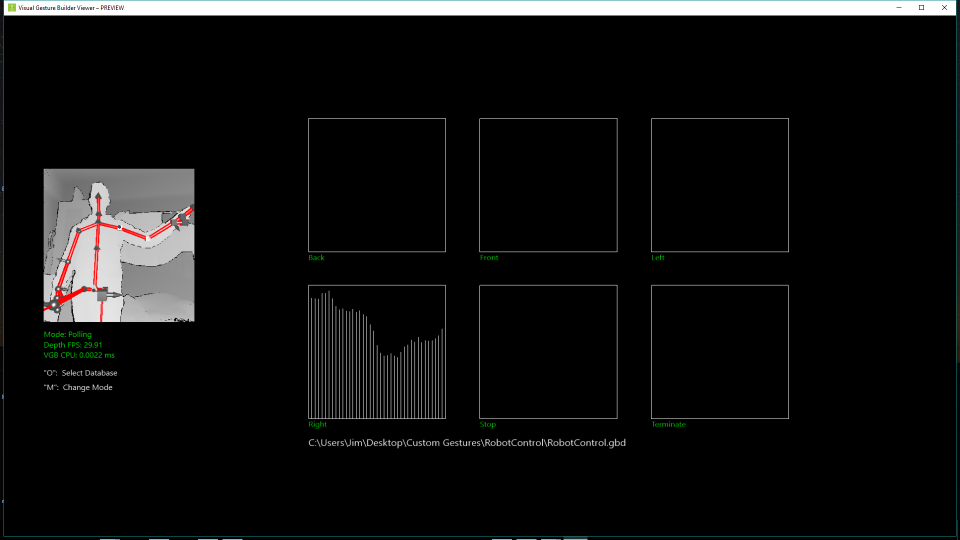
#> input picture Multimodal input movement/Gesture Input/Right.png, 1920 x 1080 px (shown at 1/2 size)
$ python -i pictureMap.py   (imports and definitions only)   (Python 2 division)   (older library calls are emulated)
#> lines starting #> are read from the running program, lines starting #| are printed output that depends on the picture; after the words box and inside, x2 and y2 are one past the last pixel; in counts of white or black regions, pixels touching at a corner belong together
#> further down, picture is the input picture: shape (1080, 1920, 3); mean B, G, R 16.6, 16.8, 16.7
### 2dplain-3d mapping/2d plain/distance.py
import math

def objectDistance(pixel_height, pixel_width):

    # In pixels
    img_height = 1200
    img_width = 1600

    # In cm
    cam_height = 21
    a = 48
    b = 52.3
    angle = math.radians(66.4)
    #print("angle: ", angle)

    # Convert pixel height to cm
    h = cam_height * pixel_height / (img_height / 2)
    #print("h: ",h)

    # Law of cosines
    c_sqr = b*b + h*h - 2*b*h*math.cos(angle)
    c = math.sqrt(c_sqr)
    #print("c: ", c)

    # Law of sines
    theta = math.asin(b*math.sin(angle)/c)
    if theta < math.pi:
        theta = math.pi - theta
    #print("theta: ", theta)

    # Find d'
    #print("theta': ", math.pi-theta)
    d_small = math.tan(math.pi-theta)*h
    #print("d_small: ", d_small)

    # Final distance from camera
    d = d_small + a
    #print("Distance from camera: ", d)

    ##############################################
    ############ Finding the angle ###############
    ##############################################

    theta = math.radians(30.25)

    # Find b
    b = math.tan(theta) * d
    #print("b: ", b)

    # Find x and direction (left or right of center)
    x = (pixel_width - img_width/2) * b / (img_width/2)
    if x < 0:
        phi = -1 * math.atan((-x)/d)
        direction = 0
    else:
        phi = math.atan(x/d)
        direction = 1

    # Find the final angle
    phi = math.degrees(phi)
    # [5 lines of commented-out code are left out]
    d = d/100
    #print(d, phi, pixel_height, pixel_width)
    return d, phi


### 2dplain-3d mapping/2d plain/pictureMap.py
import cv2
import numpy as np
from matplotlib import pyplot as plt
from distance import *

def mapping(im):
#def mapping(picture_name):

    #im = cv2.imread(picture_name + '.jpg')

    ###########################################
    ## Convert to grayscale and then to binary
    ###########################################
    imgray = cv2.cvtColor(im,cv2.COLOR_BGR2GRAY)
    cv2.imwrite('gray.jpg',imgray)
    ret,thresh = cv2.threshold(imgray,100,1,cv2.THRESH_TOZERO)
    #cv2.imwrite('thresh.jpg',thresh)
    im2, contours, hierarchy = cv2.findContours(thresh,cv2.RETR_TREE,cv2.CHAIN_APPROX_SIMPLE)
#> contours = 740 contours, 588 with area under 20; largest, box (x1, y1, x2, y2) and area: (5, 0, 1913, 1073) 2042182, (7, 30, 1913, 1073) 1985008, (87, 338, 389, 644) 86204, (959, 570, 1235, 838) 73424, (1302, 236, 1578, 504) 73424
    cv2.drawContours(im2, contours, -1, (255,255,0), 10)
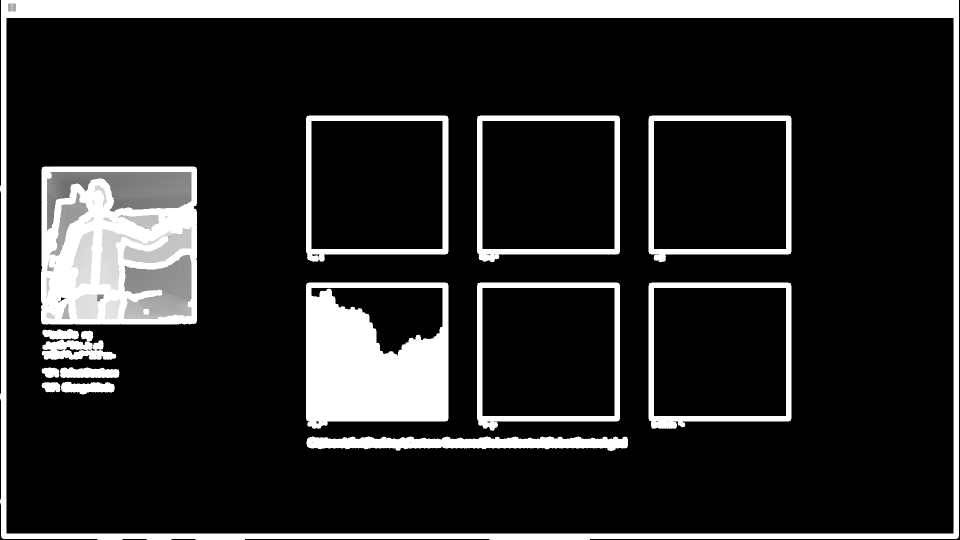
#> im2: shape (1080, 1920) (shown at 1/2 size); min 0, max 255, mean 42
    #cv2.imwrite(picture_name + '_lines.jpg',im2)
    #plt.imshow(im2,'gray')
    #plt.show()

    #########################################################
    ## Use only a portion of image for more accurate results
    #########################################################
    #crop_img = im2[1500:2390, 800:2400]
    height, width = im2.shape
#> height = 1080; width = 1920
    crop_img = im2[(height/2)+100:(height), (width/2-650):(width/2+650)]
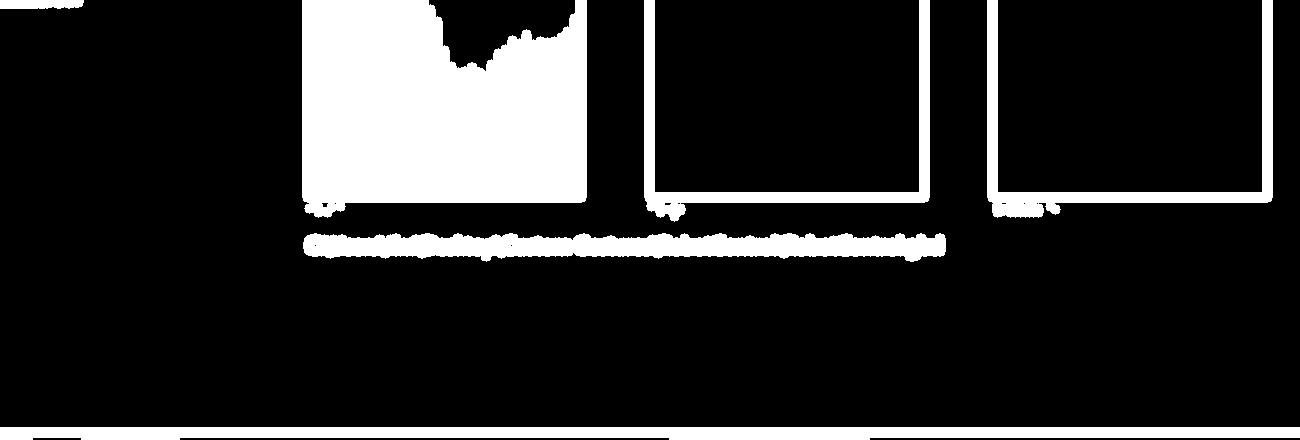
#> crop_img: shape (440, 1300); 17% white; 6 white regions, box (x1, y1, x2, y2) and area: (302, 0, 587, 218) 52082, (0, 427, 1300, 440) 14966, (303, 233, 946, 262) 13261, (987, 0, 1273, 218) 8183, (644, 0, 930, 222) 7832, (0, 0, 84, 9) 710
    cv2.imwrite('cropped.jpg',crop_img)
    #pixelpoints = cv2.findNonZero(crop_img)
    #print(pixelpoints)

    ####################################
    ## Create a list with the obstacles
    ####################################
    obstacles = [ ]
    crop_height, crop_width = crop_img.shape
#> crop_height = 440; crop_width = 1300
    print("Begin loop")
    for x in range(crop_width-1):
        for y in range(crop_height-10, 0, -1):
            if crop_img[y,x] == 255:
                #print("(%d, %d)", x, y)
                #obstacle[y,x] = crop_img[y,x]
                obstacles.append(objectDistance(crop_height-y, x))

                break
    print("End loop")

    #plt.imshow(crop_img,'gray')
    #plt.show()

    return obstacles
    #blur = cv2.GaussianBlur(imgray,(5,5),0)
    #ret3,im2 = cv2.threshold(blur,0,255,cv2.THRESH_BINARY_INV+cv2.THRESH_OTSU)

#mapping('testedge9')

>>> import cv2
>>> picture = cv2.imread('../../Multimodal input movement/Gesture Input/Right.png')
>>> result = mapping(picture)

$ run again, on Multimodal input movement/Gesture Input/Stop_Front.png
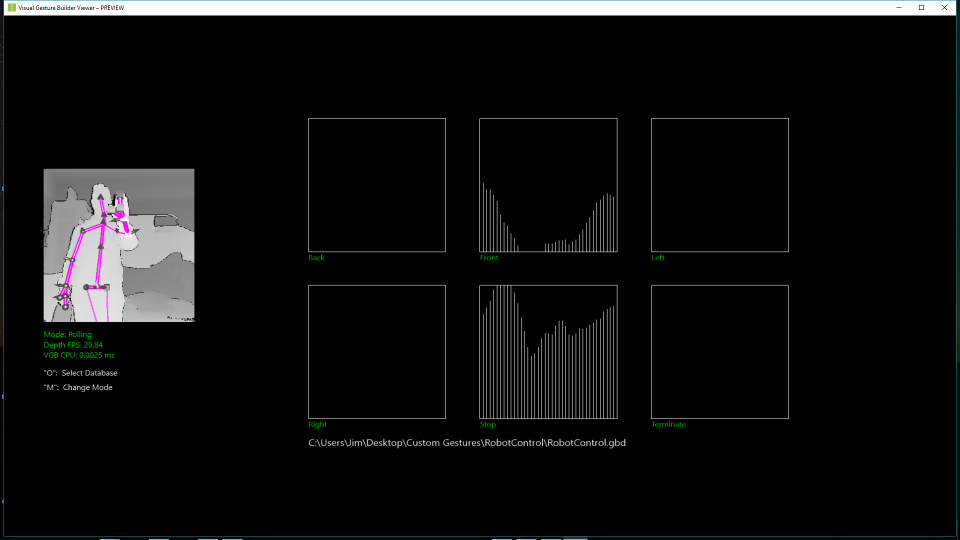
#> input picture Multimodal input movement/Gesture Input/Stop_Front.png, 1920 x 1080 px (shown at 1/2 size)
#> picture is the input picture: shape (1080, 1920, 3); mean B, G, R 17.3, 17.1, 16.9
#> contours = 721 contours, 562 with area under 20; largest, box (x1, y1, x2, y2) and area: (5, 0, 1913, 1073) 2042182, (7, 30, 1913, 1073) 1985008, (87, 338, 389, 644) 91446, (959, 570, 1235, 838) 73424, (1302, 236, 1578, 504) 73424
#> in mapping, `cv2.drawContours(im2, contours, -1, (255,255,0), 10)`:
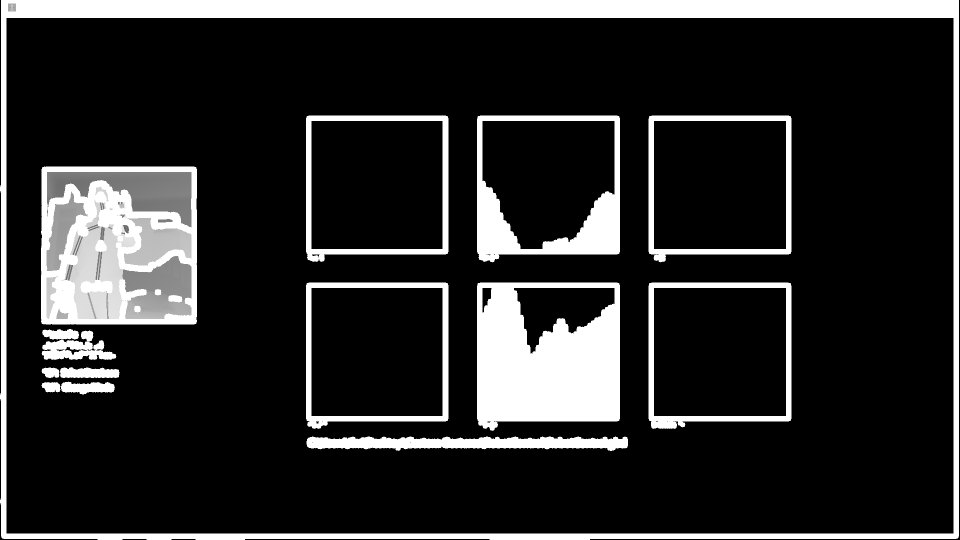
#> im2: shape (1080, 1920) (shown at 1/2 size); min 0, max 255, mean 43.8
#> in mapping, `crop_img = im2[(height/2)+100:(height), (width/2-650):(width/2+650)]`:
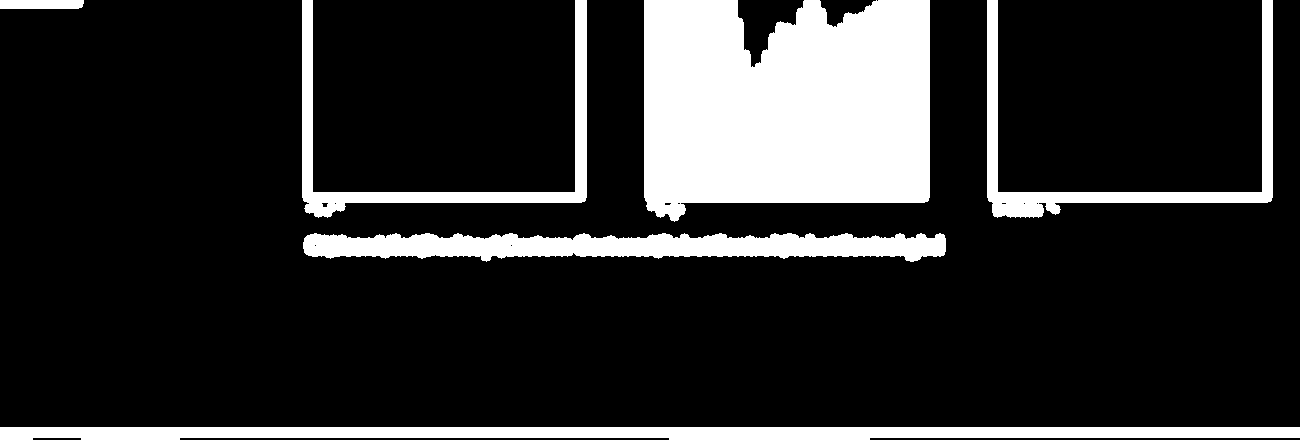
#> crop_img: shape (440, 1300); 17.6% white; 6 white regions, box (x1, y1, x2, y2) and area: (644, 0, 930, 222) 55495, (0, 427, 1300, 440) 14966, (303, 233, 946, 262) 13261, (987, 0, 1273, 218) 8183, (302, 0, 587, 218) 7956, (0, 0, 84, 9) 746
